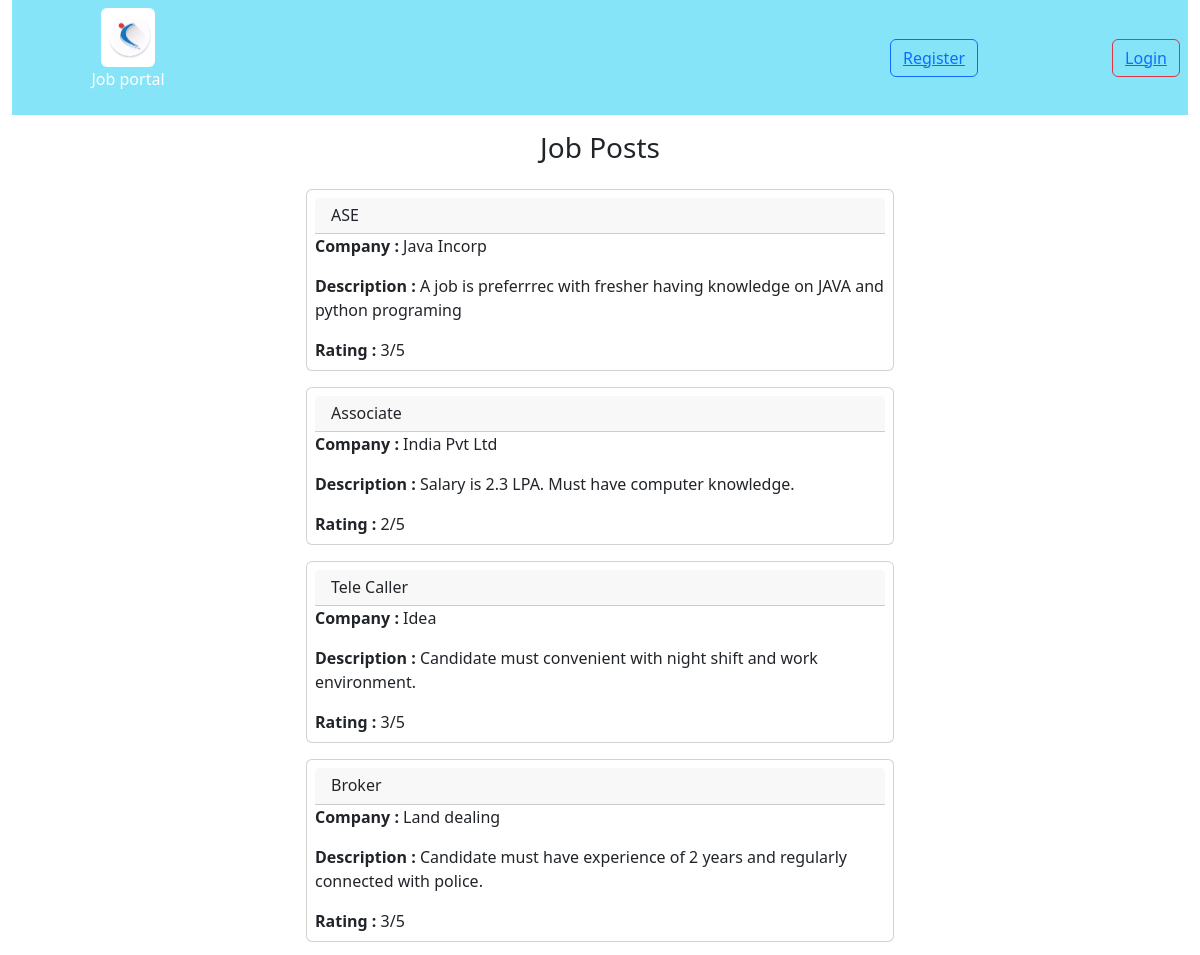
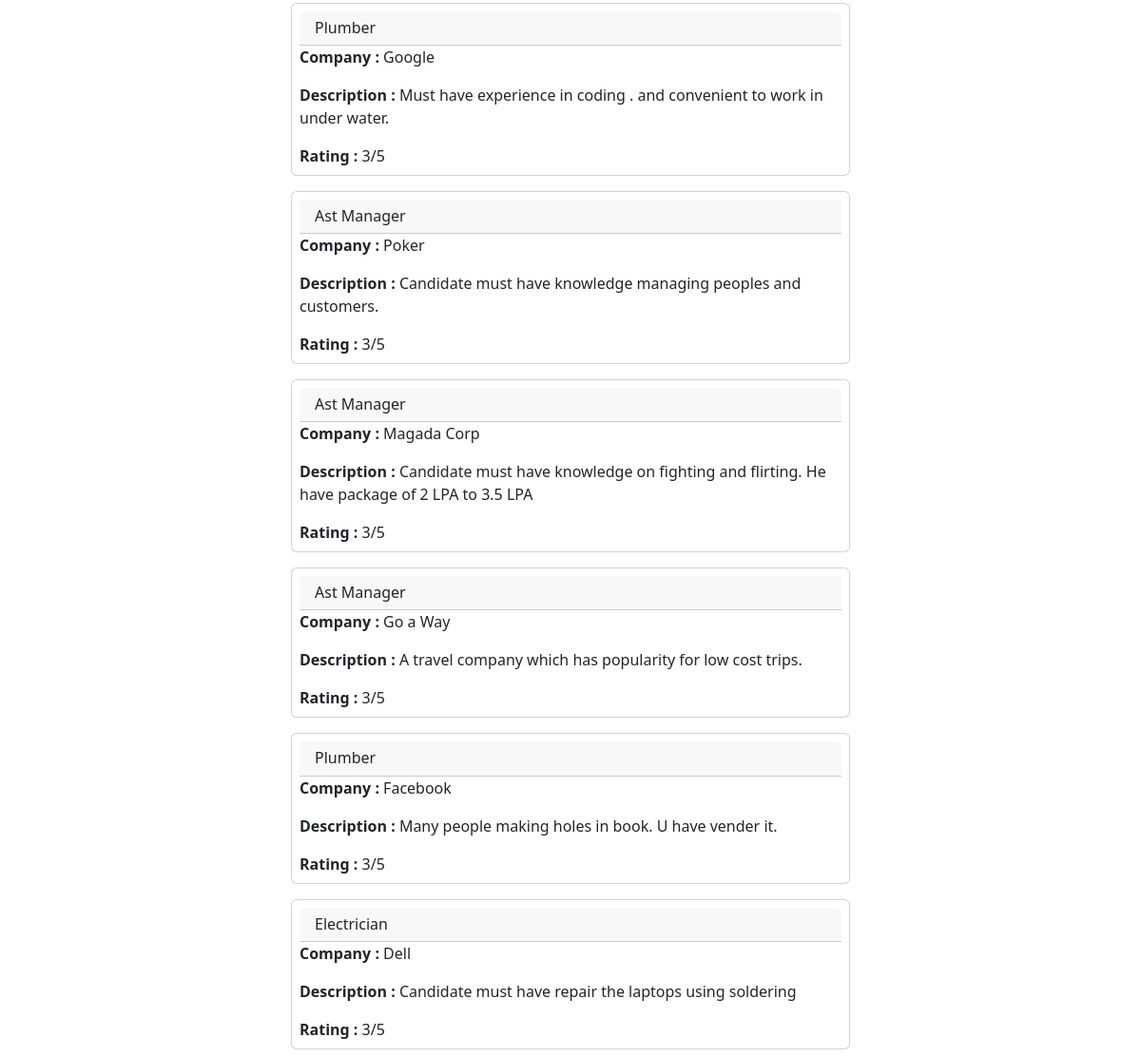
The page / on the database its author committed (2 pictures, top to bottom).
### business/models.py (models this page shows, shortened)
class Jobs(models.Model):
    job_id = models.AutoField(primary_key=True)
    post = models.CharField(max_length=200)
    company_name = models.CharField(max_length=200)
    rating = models.IntegerField()
    description = models.TextField(max_length=220)
    posted_on = models.DateField(auto_now=True)

### business/views.py (the view)
# urls.py: path('', home, name="home"),
def home(request):
    jobs = Jobs.objects.all().values()[ :10]
    return render(request, 'mainpage.html', {"jobs": jobs})

### business/templates/mainpage.html (shortened to what this page needs)
{% load static %}
<!DOCTYPE HTML>
<html>
    <head>
        <link href="https://cdn.jsdelivr.net/npm/bootstrap@5.3.0/dist/css/bootstrap.min.css" rel="stylesheet">
    </head>
    <body class="container-fluid m-0">
        <nav class="d-flex flex-row justify-content-between align-items-center bg-info p-2 bg-opacity-50 text-white text-center w-auto">
            <div>
                <img src={% static "picture/Naukri.com-Logo.png" %} alt="logo" class="h-25  w-25 rounded" />
                <p>Job portal</p>
            </div>
            <div class="w-25 d-flex flex-row justify-content-between">
              <button class="btn btn-outline-primary"><a href="{% url 'registration' %}">Register</a></button>
              <button class="btn btn-outline-danger"><a href="{% url 'login' %}">Login</a></button>
            </div>
        </nav>
        <div class="d-flex flex-column justify-content-center align-center">
          <div class="d-flex flex-column justify-content-center align-items-center">
            <h3 class="m-3">Job Posts</h3>
              {% for job in jobs %}
              <div class="card m-2 p-2 w-50 align-self-center bg-outline-info">
                  <h6 class="card-header">{{ job.post }}</h6>
                  <p class="card-text"><b>Company : </b>{{ job.company_name }}</p>
                  <p class="card-text"><b>Description : </b>{{ job.description }}</p>
                  <p class="card-text"><b>Rating : </b>{{ job.rating }}/5</p>
              </div>
              {% endfor %}
          </div>
      </div>
    </body>
</html>

### rows shown on the page
Jobs: post "ASE", company_name "Java Incorp", description "A job is preferrrec with fresher having knowledge on JAVA and python programing", rating "3"
Jobs: post "Associate", company_name "India Pvt Ltd", description "Salary is 2.3 LPA. Must have computer knowledge.", rating "2"
Jobs: post "Tele Caller", company_name "Idea", description "Candidate must convenient with night shift and work environment.", rating "3"
Jobs: post "Broker", company_name "Land dealing", description "Candidate must have experience of 2 years and regularly connected with police.", rating "3"
Jobs: post "Plumber", company_name "Google", description "Must have experience in coding . and convenient to work in under water.", rating "3"
Jobs: post "Ast Manager", company_name "Poker", description "Candidate must have knowledge managing peoples and customers.", rating "3"
Jobs: post "Ast Manager", company_name "Magada Corp", description "Candidate must have knowledge on fighting and flirting. He have package of 2 LPA to 3.5 LPA", rating "3"
Jobs: post "Ast Manager", company_name "Go a Way", description "A travel company which has popularity for low cost trips.", rating "3"
Jobs: post "Plumber", company_name "Facebook", description "Many people making holes in book. U have vender it.", rating "3"
Jobs: post "Electrician", company_name "Dell", description "Candidate must have repair the laptops using soldering", rating "3"
